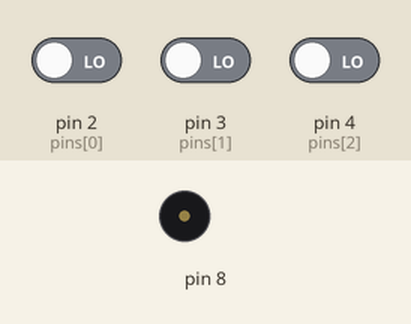
A sketch run on a simulated Arduino Uno, built with avr-gcc and run on an emulated ATmega328P. Parts: buzzer (waves = sounding). The inputs (shaded band) are chosen by the test bench; at power-on: pin 2 (pins[0]) LOW, pin 3 (pins[1]) LOW, pin 4 (pins[2]) LOW.

Above: at 1.2 s.
1.3 s: pin 2 (pins[0]) driven HIGH
At 2.0 s:
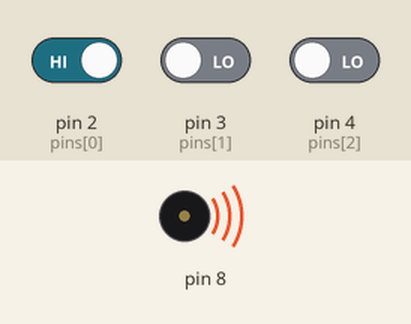
Timing chart, 0 to 4.3 s (numbered marks = the images above; inputs shaded):
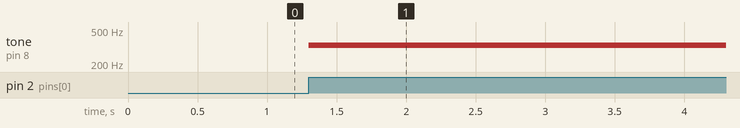

The sketch:

Piezo_speaker_Piano.ino
```cpp
#define DO_C4 262
#define RE_D4 294
#define MI_E4 330
int pins[] = {2, 3, 4};
int notes[] = {MI_E4, RE_D4, DO_C4};
void setup() {
  for(int i = 0 ; i < 3 ; i++){
    pinMode(pins[i], INPUT);
  }

}

void loop() {
  for(int i = 0 ; i < 3 ; i++){
    if(digitalRead(pins[i]) == HIGH){
      tone(8, notes[i], 20);
    }
  }

}
```

Measured:
- after the input at 1.3 s, tone on pin 8: silent → 330 Hz at once
